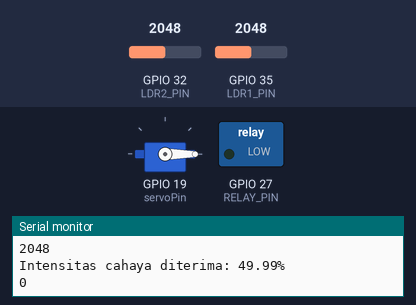
This sketch was run on a simulated ESP32. On the bench: servo, switched loads named in the sketch (green lamp = pin HIGH), the last lines printed to the serial monitor. The test bench sets the inputs (shaded band); at power-on: GPIO 32 (LDR2_PIN) = 2048, GPIO 35 (LDR1_PIN) = 2048. WiFi joins after 1.5 s; servers stay silent unless stated; the local clock reads 2024-03-15 10:24:30 at power-on unless the sketch sets it.

Above: at 3.5 s.
3.6 s: GPIO 32 (LDR2_PIN) set to 2491
5.1 s: GPIO 32 (LDR2_PIN) set to 2611
At 5.31 s:
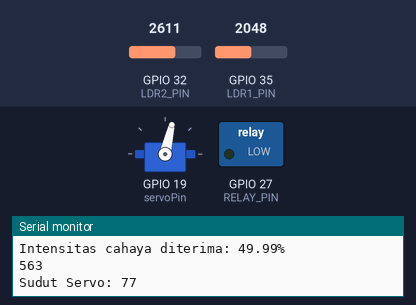
At 6.04 s:
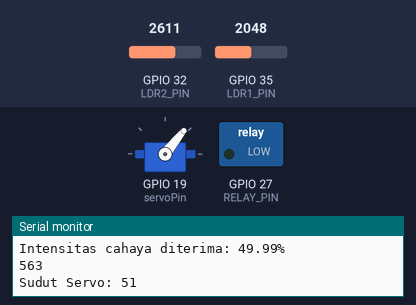
8.1 s: GPIO 35 (LDR1_PIN) set to 3051
9.6 s: GPIO 35 (LDR1_PIN) set to 3168
At 14.7 s:
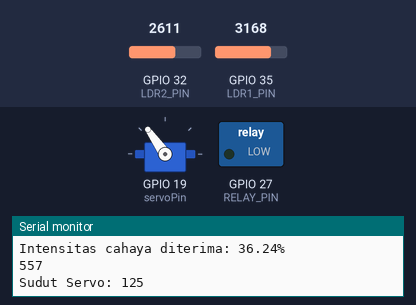
Timing chart, 0 to 16.2 s (numbered marks = the images above; inputs shaded):
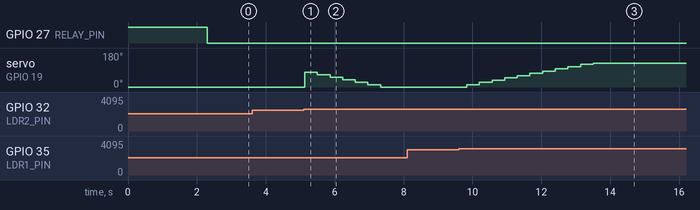

The sketch:

UAS.ino
```cpp
#include <SPI.h>
#include <Wire.h>
#include "RTClib.h"
#include <ESP32Servo.h>
#include <WiFi.h>
#include <WiFiClientSecure.h>
#include <UniversalTelegramBot.h>

const char* ssid = "realme";
const char* password = "12345678";
const char* botToken = "7717841869:AAHsyUb9XCHuZjfBqgOqg7_MwmtltTcLSeY";
const char* chatID = "5464641183";

WiFiClientSecure client;
UniversalTelegramBot bot(botToken, client);

RTC_DS3231 rtc;

// Pin LDR
const int LDR1_PIN = 35; // Pin ADC1 untuk LDR1
const int LDR2_PIN = 32; // Pin ADC2 untuk LDR2
const int RELAY_PIN = 27;

int servoPin = 19;
int deg = 90;

Servo servo1;

char daysOfTheWeek[7][12] = {"Sunday", "Monday", "Tuesday", "Wednesday", "Thursday", "Friday", "Saturday"};

void setup() {
  // Mulai komunikasi dengan Serial Monitor
  Serial.begin(9600);

  // Konfigurasi pin sebagai input (tidak wajib karena ADC defaultnya input)
  pinMode(LDR1_PIN, INPUT);
  pinMode(LDR2_PIN, INPUT);
  pinMode(RELAY_PIN, OUTPUT);
  digitalWrite(RELAY_PIN, HIGH);

  servo1.attach(servoPin);
  servo1.write(0); // Mulai dengan posisi servo 0°

  // Inisialisasi RTC
  if (!rtc.begin()) {
    Serial.println("Couldn't find RTC");
    while (1);
  }

  WiFi.begin(ssid, password);
  while (WiFi.status() != WL_CONNECTED) {
    delay(1000);
    Serial.println("Mencoba menghubungkan ke WiFi...");
  }
  Serial.println("Terhubung ke WiFi!");

  client.setInsecure();
  bot.sendMessage(chatID, "Bot Telegram sudah terhubung dengan ESP32!", "");

  // Atur waktu RTC sesuai dengan waktu kompilasi sketch
  rtc.adjust(DateTime(__DATE__, __TIME__));
}

void loop() {
  DateTime now = rtc.now(); // Ambil waktu saat ini dari RTC
  bool isNight = now.hour() >= 18 || now.hour() < 6;
  int relayState = digitalRead(RELAY_PIN);

  if (isNight && relayState == HIGH) digitalWrite(RELAY_PIN, LOW);
  if (!isNight && relayState == LOW) digitalWrite(RELAY_PIN, HIGH);

  Serial.println(isNight ? "malam" : "siang");

  // Membaca nilai ADC dari LDR
  int ldr1Value = analogRead(LDR1_PIN); // Membaca LDR1
  int ldr2Value = analogRead(LDR2_PIN); // Membaca LDR2
  Serial.println(ldr1Value);
  Serial.println(ldr2Value);

  // Konversi nilai ke persentase (opsional)
  float ldr1Percent = ((4095.0 - ldr1Value) / 4095.0) * 100; // ESP32 ADC memiliki resolusi 12-bit
  float ldr2Percent = ((4095.0 - ldr2Value) / 4095.0) * 100;

  float brightnessIntensity = ldr1Percent > ldr2Percent ? ldr1Percent : ldr2Percent;
  Serial.print("Intensitas cahaya diterima: ");
  Serial.print(brightnessIntensity);
  Serial.println("%");


  // Cek waktu sekarang dan hitung sudut servo berdasarkan waktu
  int currentHour = now.hour();
  int currentMinute = now.minute();

  // Tentukan waktu awal (5:30 AM) dan waktu akhir (6:30 PM)
  int startHour = 5;   // Jam mulai (5:00 AM)
  int startMinute = 30; // Menit mulai (30 menit)

  int endHour = 18;    // Jam berakhir (6:00 PM)
  int endMinute = 30;   // Menit berakhir (30 menit)

  // Hitung waktu dalam menit dari jam 5:30 AM
  int startTimeInMinutes = startHour * 60 + startMinute;
  int endTimeInMinutes = endHour * 60 + endMinute;
  int currentTimeInMinutes = currentHour * 60 + currentMinute;

  // Cek apakah waktu sekarang ada dalam rentang waktu yang ditentukan
  // if (ldr1Value > ldr2Value + 100 || ldr1Value < ldr2Value - 100) {
  //   Serial.println(deg);
  //   if (ldr1Value < ldr2Value - 100 && deg > 0) deg--;
  //   else if (ldr1Value > ldr2Value + 100 && deg < 180) deg++;
  //   servo1.write(deg);
  // }

  int difference = ldr1Value - ldr2Value; // Menghitung selisih antara kedua LDR
  Serial.println(abs(difference));
  Serial.println();

  // Jika ada perbedaan signifikan antara kedua LDR
  if (abs(difference) > 500) {
    // Hitung perubahan derajat berdasarkan selisih LDR
    // Sesuaikan rentang input sesuai dengan kemungkinan selisih LDR
    // Misalnya, selisih maksimum sekitar 1023, jadi map -1023 to 1023 ke -90 to 90
    int change = map(difference, -4095, 4095, -90, 90);

    // Batasi perubahan agar servo tetap dalam rentang 0-180
    deg += change;
    if (deg < 0) {
      deg = 0;
    }
    if (deg > 125) {
      deg = 125;
    }

    // Tampilkan sudut baru
    Serial.print("Sudut Servo: ");
    Serial.println(deg);

    // Gerakkan servo ke sudut baru
    servo1.write(deg);
  }

  int numNewMessages = bot.getUpdates(bot.last_message_received + 1);
  for (int i = 0; i < numNewMessages; i++) {
    String message = bot.messages[i].text;
    String fromName = bot.messages[i].from_name;

    Serial.println("Pesan diterima: " + message);
    if (message == "/laporan") {
      if (isNight) {
        String sensorMessage = "Intensitas cahaya yang diterima: " + String(brightnessIntensity) + "%\n\n";
        if (brightnessIntensity > 80) sensorMessage += "Persentase sangat tinggi, itu menandakan solar panel benar benar efesien dalam penerimaan cahaya dan pengumpulan daya.";
        else if (brightnessIntensity >= 50) sensorMessage += "Persentase stabil, pengisian daya sudah cukup untuk beberapa malam ke depan.";
        else if (brightnessIntensity < 50) sensorMessage += "Persentase rendah, kemungkinan cuacah sedang tidak mendukung, pengisian daya sangat lambat";
          bot.sendMessage(chatID, sensorMessage, "");
      } else {
          bot.sendMessage(chatID, "Pengisian daya terhenti, Tidak ada cahaya yang diterima saat malam!", "");
      }
    }
    else {
      bot.sendMessage(chatID, "Perintah tidak dikenali.");
    }
  }

  delay(50);

  // Tambahkan delay agar data tidak terlalu cepat muncul
  // delay(1000);
}
```

Measured:
- the behaviour switches between 2548 and 2549 on GPIO 32 (LDR2_PIN) (found by bisection; images 0 and 1)
- the behaviour switches between 3111 and 3112 on GPIO 35 (LDR1_PIN) (found by bisection; images 2 and 3)
- after the input at 5.1 s, servo on GPIO 19 (servoPin): 0° → 77° at once, → 64° 0.37 s later, → 51° 0.37 s later, → 38° 0.37 s later, … (7 changes in this stretch)
- after the input at 9.6 s, servo on GPIO 19 (servoPin): moves from 0° to 125° over 3.7 s, starting after 0.24 s
